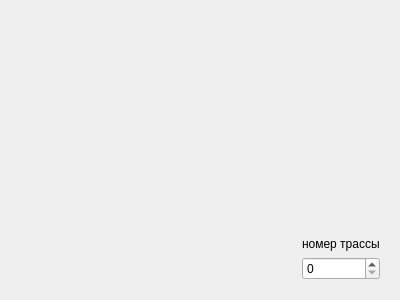
<?xml version="1.0" encoding="UTF-8"?>
<ui version="4.0">
 <class>file_widget</class>
 <widget class="QWidget" name="file_widget">
  <property name="geometry">
   <rect>
    <x>0</x>
    <y>0</y>
    <width>400</width>
    <height>300</height>
   </rect>
  </property>
  <property name="windowTitle">
   <string>Form</string>
  </property>
  <layout class="QVBoxLayout" name="verticalLayout">
   <item>
    <widget class="QWidget" name="widget" native="true"/>
   </item>
   <item>
    <widget class="QWidget" name="horizontalWidget" native="true">
     <property name="sizePolicy">
      <sizepolicy hsizetype="Preferred" vsizetype="Maximum">
       <horstretch>0</horstretch>
       <verstretch>0</verstretch>
      </sizepolicy>
     </property>
     <layout class="QHBoxLayout" name="controlWidget">
      <item>
       <spacer name="horizontalSpacer">
        <property name="orientation">
         <enum>Qt::Horizontal</enum>
        </property>
        <property name="sizeHint" stdset="0">
         <size>
          <width>40</width>
          <height>20</height>
         </size>
        </property>
       </spacer>
      </item>
      <item>
       <layout class="QVBoxLayout" name="verticalLayout_2">
        <item>
         <widget class="QLabel" name="label">
          <property name="sizePolicy">
           <sizepolicy hsizetype="Preferred" vsizetype="Maximum">
            <horstretch>0</horstretch>
            <verstretch>0</verstretch>
           </sizepolicy>
          </property>
          <property name="text">
           <string>номер трассы</string>
          </property>
         </widget>
        </item>
        <item>
         <widget class="QSpinBox" name="spinBox"/>
        </item>
       </layout>
      </item>
     </layout>
    </widget>
   </item>
  </layout>
 </widget>
 <resources/>
 <connections/>
</ui>
